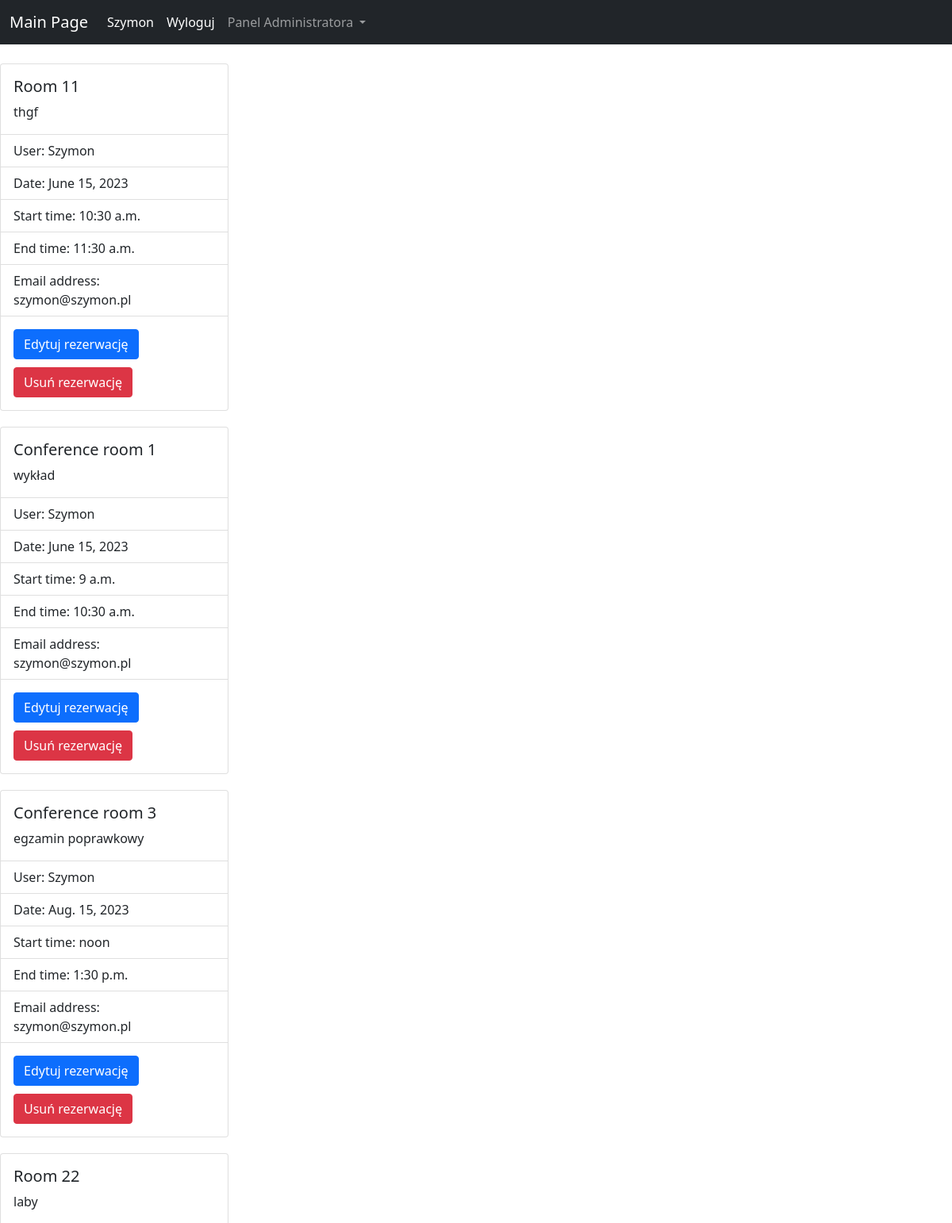
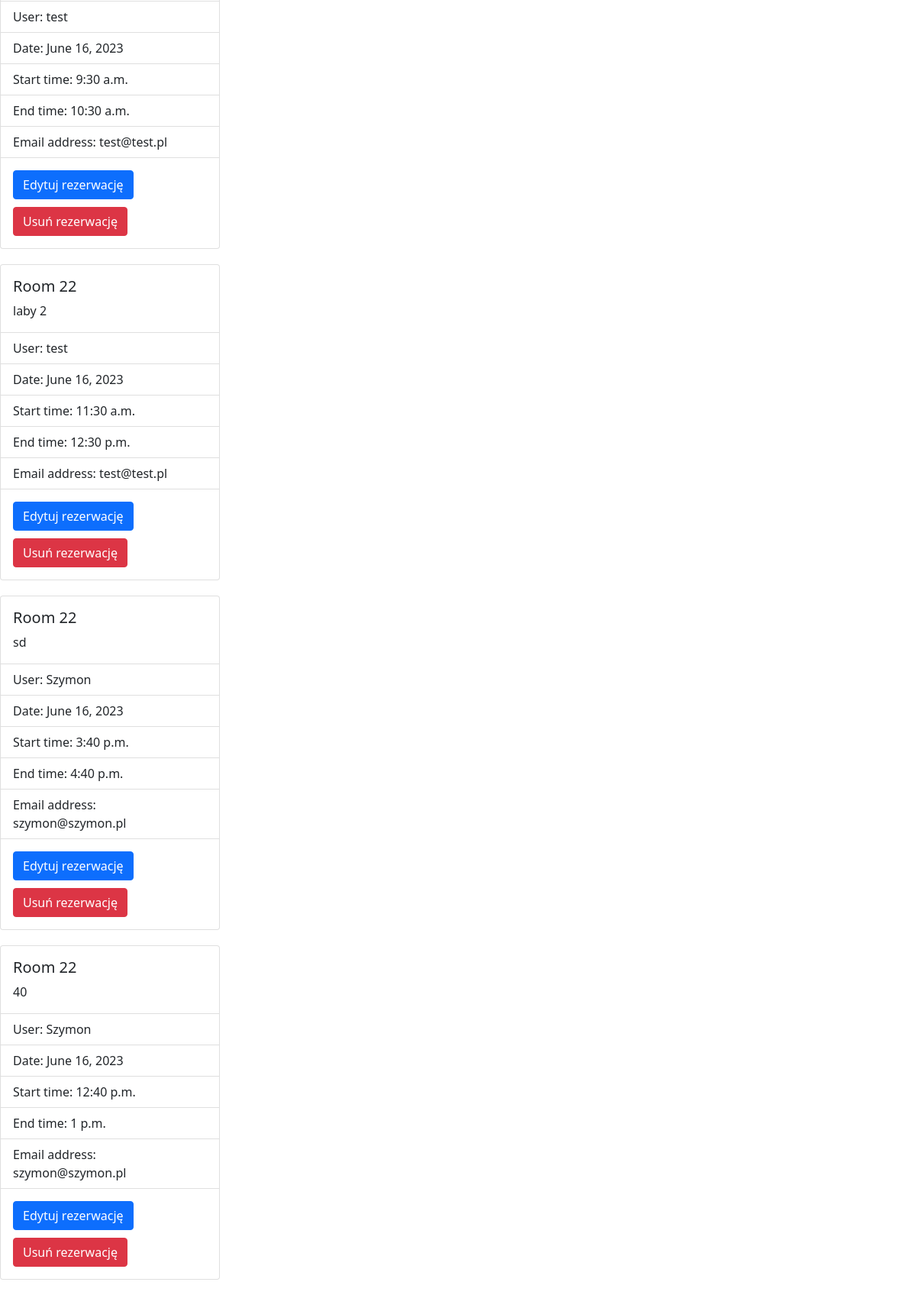
The app's page /reservationSystem/adminPanel/reservations/ (signed in) with its own data (2 pictures, top to bottom).
### reservationSystem/models.py (models this page shows, shortened)
class Reservation(models.Model):
    user = models.ForeignKey(User, on_delete=models.SET_DEFAULT, default=None)
    date = models.DateField()
    start_time = models.TimeField()
    end_time = models.TimeField()
    room = models.ForeignKey(Room, on_delete=models.CASCADE)
    comment = models.TextField(blank=True)
    email_adress = models.EmailField('Email adress')

class Room(models.Model):
    name = models.CharField('Room name' ,max_length=255)
    description = models.TextField(blank=True)
    def __str__(self):
        return self.name

### reservationSystem/views.py (the view, shortened to what this page needs)
# urls.py: path('adminPanel/reservations/', views.reservations, name='reservations'),
def reservations(request):
    reservations = Reservation.objects.all()
    context = {
        'reservations_list': reservations,
    }
    return render(request, 'reservations.html', context)

### reservationSystem/templates/reservations.html (shortened to what this page needs)
{% extends 'base.html' %}
{% block content %}
    {% for reservation in reservations_list %}
    <div class="card" style="width: 18rem;">
        <div class="card-body">
        <h5 class="card-title">{{reservation.room}}</h5>
        <p class="card-text">{{reservation.comment}}</p>
        </div>
        <ul class="list-group list-group-flush">
        <li class="list-group-item">User: {{reservation.user}}</li>
        <li class="list-group-item">Date: {{reservation.date}}</li>
        <li class="list-group-item">Start time: {{reservation.start_time}}</li>
        <li class="list-group-item">End time: {{reservation.end_time}}</li>
        <li class="list-group-item">Email address: {{reservation.email_adress}}</li>
        </ul>
        <div class="card-body">
            <a href="{% url 'reservation' reservation.id %}" class="btn btn-primary">Edytuj rezerwację</a>
            <form method="POST" action="" class="formDel">
                <input type="submit" class="btn btn-danger" name="delete_button" value="Usuń rezerwację">
              </form>
        </div>
    </div>
    {% endfor %}
{% endblock %}

### reservationSystem/templates/navbar.html (shortened to what this page needs)
<nav class="navbar navbar-expand-lg navbar-dark bg-dark">
    <div class="container-fluid">
      <a class="navbar-brand" href="{% url 'home' %}">Main Page</a>
      <div class="collapse navbar-collapse" id="navbarSupportedContent">
        <ul class="navbar-nav me-auto mb-2 mb-lg-0">
          {% if user.is_authenticated %}
            <li class="nav-item">
              <a class="nav-link active" aria-current="page">{{user.username}}</a>
            </li>
            <li class="nav-item">
              <a class="nav-link active" aria-current="page" href="{% url 'logout' %}">Wyloguj</a>
            </li>
          {% endif %}
          {% if user.is_staff %}
            <li class="nav-item dropdown">
              <a class="nav-link dropdown-toggle" id="navbarDropdown" role="button" data-bs-toggle="dropdown" aria-expanded="false">
                Panel Administratora
              </a>
            </li>
          {% endif %}
        </ul>
      </div>
    </div>
  </nav>

### reservationSystem/static/css/style.css (style rules this page uses)
.card { margin-bottom: 20px; }
.formDel { margin-top: 10px; }

### records on screen
Reservation: room "Room 11", comment "thgf", user "Szymon", date "June 15, 2023", start_time "10:30 a.m.", end_time "11:30 a.m.", email_adress "szymon@szymon.pl"
Reservation: room "Conference room 1", comment "wykład", user "Szymon", date "June 15, 2023", start_time "9 a.m.", end_time "10:30 a.m.", email_adress "szymon@szymon.pl"
Reservation: room "Conference room 3", comment "egzamin poprawkowy", user "Szymon", date "Aug. 15, 2023", start_time "noon", end_time "1:30 p.m.", email_adress "szymon@szymon.pl"
Reservation: room "Room 22", comment "laby", user "test", date "June 16, 2023", start_time "9:30 a.m.", end_time "10:30 a.m.", email_adress "test@test.pl"
Reservation: room "Room 22", comment "laby 2", user "test", date "June 16, 2023", start_time "11:30 a.m.", end_time "12:30 p.m.", email_adress "test@test.pl"
Reservation: room "Room 22", comment "sd", user "Szymon", date "June 16, 2023", start_time "3:40 p.m.", end_time "4:40 p.m.", email_adress "szymon@szymon.pl"
Reservation: room "Room 22", comment "40", user "Szymon", date "June 16, 2023", start_time "12:40 p.m.", end_time "1 p.m.", email_adress "szymon@szymon.pl"

### other values on screen
{{ user.username }} "Szymon"
